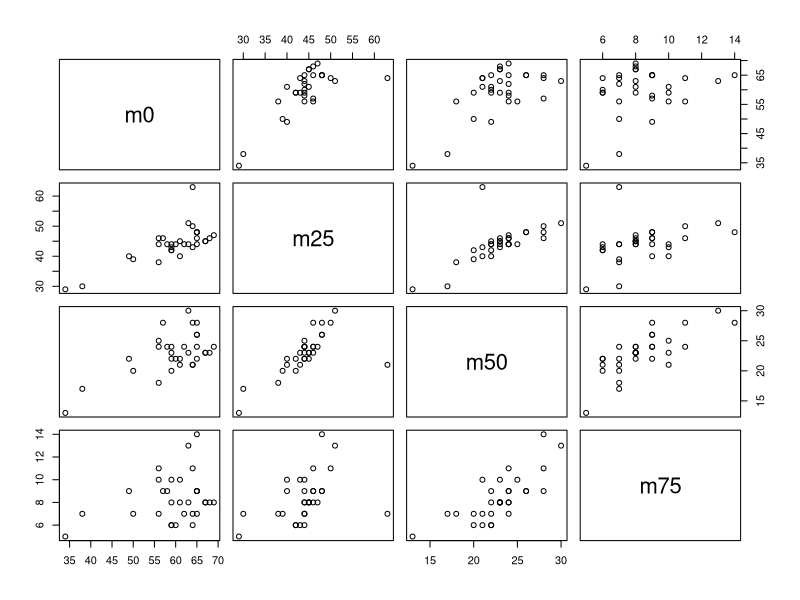
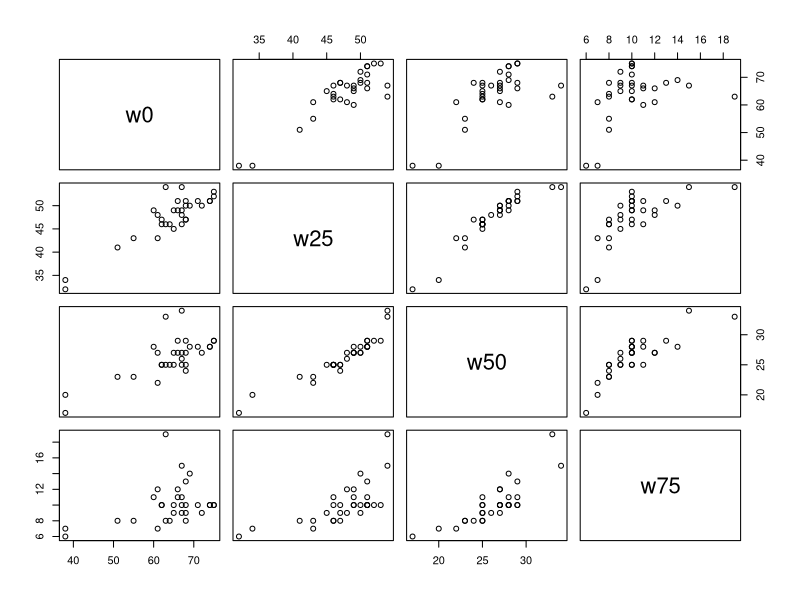
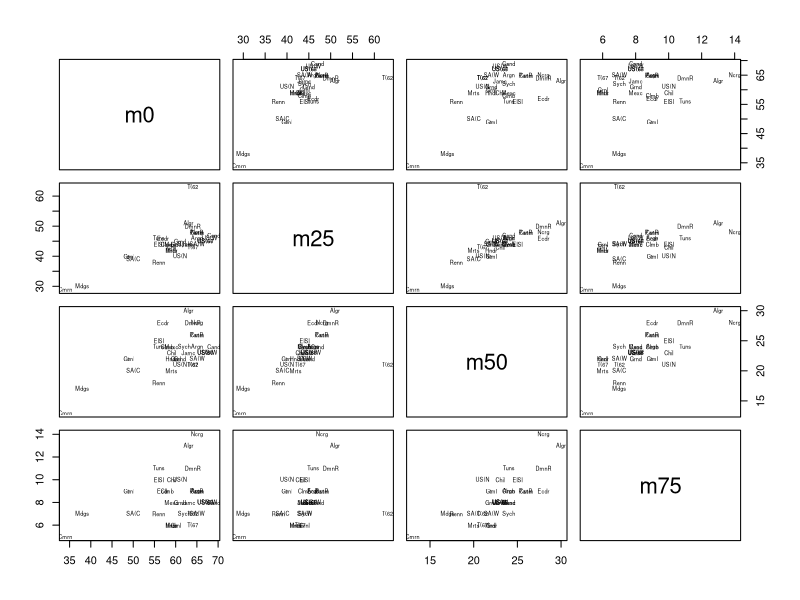
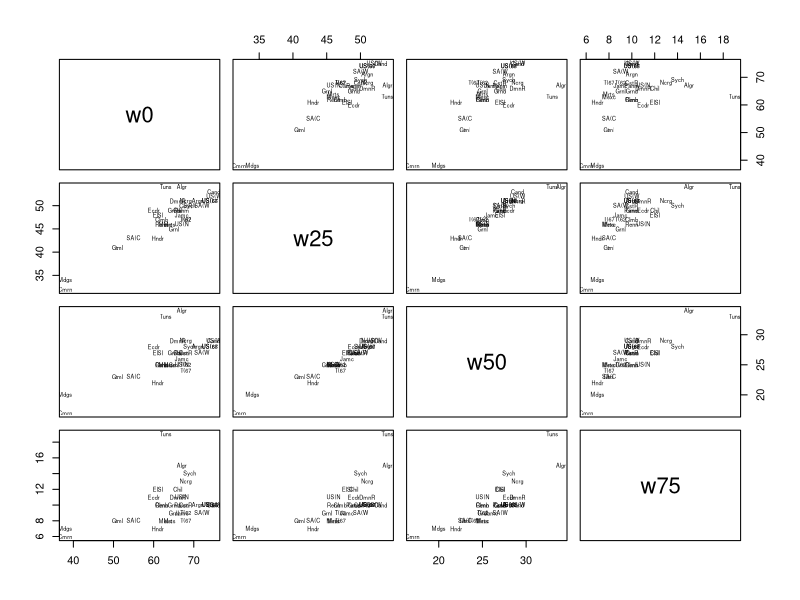
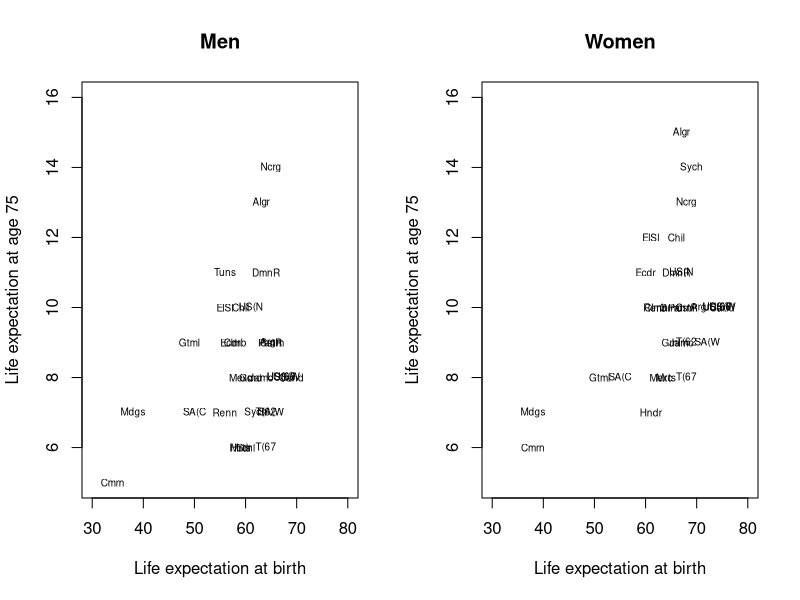

Generate these figures, in order, with R:
## ---- chunk 1
knitr::opts_chunk$set(echo = TRUE)
## ---- chunk 2
life71 <- structure(list(
  
  m0 = c(63, 34, 38, 59, 56, 62, 50, 65, 56, 69, 65, 64, 56, 60, 61, 49, 
         59, 63, 59, 65, 65, 64, 64, 67, 61, 68, 67, 65, 59, 58, 57), 
  m25 = c(51, 29, 30, 42, 38, 44, 39, 44, 46, 47, 48, 50, 44, 44, 45, 40, 
          42, 44, 44, 48, 48, 63, 43, 45, 40, 46, 45, 46, 43, 44, 46), 
  m50 = c(30, 13, 17, 20, 18, 24, 20, 22, 24, 24, 26, 28, 25, 22, 22, 22, 
          22, 23, 24, 28, 26, 21, 21, 23, 21, 23, 23, 24, 23, 24, 28), 
  m75 = c(13, 5, 7, 6, 7, 7, 7, 7, 11, 8, 9, 11, 10, 6, 8, 9, 6, 8, 8, 14, 
          9, 7, 6, 8, 10, 8, 8, 9, 10, 9, 9), 
  
  w0 = c(67, 38, 38, 64, 62, 69, 55, 72, 63, 75, 68, 66, 61, 65, 65, 51, 
         61, 67, 63, 68, 67, 68, 68, 74, 67, 75, 74, 71, 66, 62, 60), 
  w25 = c(54, 32, 34, 46, 46, 50, 43, 50, 54, 53, 50, 51, 48, 45, 49, 41, 43, 
        48, 46, 51, 49, 47, 47, 51, 46, 52, 51, 51, 49, 47, 49), 
  w50 = c(34, 17, 20, 25, 25, 28, 23, 27, 33, 29, 27, 29, 27, 25, 27, 23, 22,
        26, 25, 29, 27, 25, 24, 28, 25, 29, 28, 28, 27, 25, 28), 
  w75 = c(15, 6, 7, 8, 10, 14, 8, 9, 19, 10, 10, 11, 12, 9, 10, 8, 7, 9, 8, 
        13, 10, 9, 8, 10, 11, 10, 10, 10, 12, 10, 11)), 
  
  class = "data.frame", 
  
  .Names = c("m0", "m25", "m50", "m75", "w0", "w25", "w50", "w75"),

  row.names = c("Algeria", "Cameroon", "Madagascar", "Mauritius", "Reunion",
              "Seychelles", "South Africa(C)", "South Africa(W)", "Tunisia", 
              "Canada", "Costa Rica", "Dominican Rep", "El Salvador", "Greenland", 
              "Grenada", "Guatemala", "Honduras", "Jamaica", "Mexico", "Nicaragua", 
              "Panama", "Trinidad(62)", "Trinidad (67)", "United States (66)", 
              "United States (NW66)", "United States (W66)", "United States (67)", 
              "Argentina", "Chile", "Columbia", "Ecuador"))

head(life71, n = 12)
tail(life71, n = 12)

# get summary statistics for men and for women
Rmen <- cor(life71[, 1:4])
Smen <- var(life71[, 1:4])
mean_men <- apply(life71[, 1:4], 2, mean)

Rwomen <- cor(life71[,5:8])
Swomen <- var(life71[,5:8])
mean_women <- apply(life71[, 5:8], 2, mean)
## ---- chunk 3
pairs(life71[, 1:4])
pairs(life71[, 5:8])

pairs(life71[, 1:4], panel = function(x,y) text(x, y, abbreviate(row.names(life71)), cex=0.5))

pairs(life71[, 5:8], panel = function(x,y) text(x, y, abbreviate(row.names(life71)), cex=0.5))

## ---- chunk 4
attach(life71)
par(mfrow = c(1,2))
plot(m0, m75, xlab = "Life expectation at birth", 
     ylab = "Life expectation at age 75", type = "n", ylim = c(5, 16), xlim = c(30, 80))
text(m0, m75, abbreviate(row.names(life71)), cex=0.6)
title("Men")

plot(w0, w75, xlab = "Life expectation at birth", 
     ylab = "Life expectation at age 75", type = "n", ylim = c(5, 16), xlim = c(30, 80))
text(w0, w75, abbreviate(row.names(life71)), cex=0.6)

title("Women")

detach(life71)
